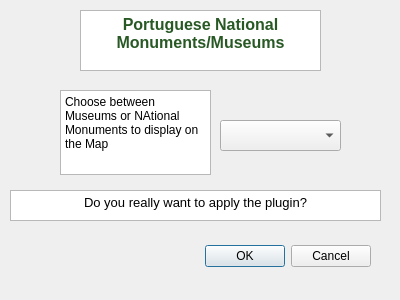
<?xml version="1.0" encoding="UTF-8"?>
<ui version="4.0">
 <class>NationalMonumentsPortugalDialogBase</class>
 <widget class="QDialog" name="NationalMonumentsPortugalDialogBase">
  <property name="geometry">
   <rect>
    <x>0</x>
    <y>0</y>
    <width>400</width>
    <height>300</height>
   </rect>
  </property>
  <property name="windowTitle">
   <string>National Monuments Portugal</string>
  </property>
  <widget class="QDialogButtonBox" name="buttonbox">
   <property name="geometry">
    <rect>
     <x>30</x>
     <y>240</y>
     <width>341</width>
     <height>32</height>
    </rect>
   </property>
   <property name="orientation">
    <enum>Qt::Horizontal</enum>
   </property>
   <property name="standardButtons">
    <set>QDialogButtonBox::Cancel|QDialogButtonBox::Ok</set>
   </property>
  </widget>
  <widget class="QTextEdit" name="textEdit">
   <property name="geometry">
    <rect>
     <x>10</x>
     <y>190</y>
     <width>371</width>
     <height>31</height>
    </rect>
   </property>
   <property name="html">
    <string>&lt;!DOCTYPE HTML PUBLIC &quot;-//W3C//DTD HTML 4.0//EN&quot; &quot;http://www.w3.org/TR/REC-html40/strict.dtd&quot;&gt;
&lt;html&gt;&lt;head&gt;&lt;meta name=&quot;qrichtext&quot; content=&quot;1&quot; /&gt;&lt;style type=&quot;text/css&quot;&gt;
p, li { white-space: pre-wrap; }
&lt;/style&gt;&lt;/head&gt;&lt;body style=&quot; font-family:'MS Shell Dlg 2'; font-size:7.8pt; font-weight:400; font-style:normal;&quot;&gt;
&lt;p align=&quot;center&quot; style=&quot; margin-top:0px; margin-bottom:0px; margin-left:0px; margin-right:0px; -qt-block-indent:0; text-indent:0px;&quot;&gt;&lt;span style=&quot; font-size:10pt;&quot;&gt;Do you really want to apply the plugin?&lt;/span&gt;&lt;/p&gt;&lt;/body&gt;&lt;/html&gt;</string>
   </property>
  </widget>
  <widget class="QTextEdit" name="textEdit_2">
   <property name="geometry">
    <rect>
     <x>80</x>
     <y>10</y>
     <width>241</width>
     <height>61</height>
    </rect>
   </property>
   <property name="html">
    <string>&lt;!DOCTYPE HTML PUBLIC &quot;-//W3C//DTD HTML 4.0//EN&quot; &quot;http://www.w3.org/TR/REC-html40/strict.dtd&quot;&gt;
&lt;html&gt;&lt;head&gt;&lt;meta name=&quot;qrichtext&quot; content=&quot;1&quot; /&gt;&lt;style type=&quot;text/css&quot;&gt;
p, li { white-space: pre-wrap; }
&lt;/style&gt;&lt;/head&gt;&lt;body style=&quot; font-family:'MS Shell Dlg 2'; font-size:7.8pt; font-weight:400; font-style:normal;&quot;&gt;
&lt;p align=&quot;center&quot; style=&quot; margin-top:0px; margin-bottom:0px; margin-left:0px; margin-right:0px; -qt-block-indent:0; text-indent:0px;&quot;&gt;&lt;span style=&quot; font-size:12pt; font-weight:600; color:#285925;&quot;&gt;Portuguese National Monuments/Museums&lt;/span&gt;&lt;/p&gt;&lt;/body&gt;&lt;/html&gt;</string>
   </property>
  </widget>
  <widget class="QComboBox" name="comboBox">
   <property name="geometry">
    <rect>
     <x>220</x>
     <y>120</y>
     <width>121</width>
     <height>31</height>
    </rect>
   </property>
  </widget>
  <widget class="QPlainTextEdit" name="plainTextEdit">
   <property name="geometry">
    <rect>
     <x>60</x>
     <y>90</y>
     <width>151</width>
     <height>85</height>
    </rect>
   </property>
   <property name="plainText">
    <string>Choose between Museums or NAtional Monuments to display on the Map</string>
   </property>
  </widget>
 </widget>
 <resources/>
 <connections>
  <connection>
   <sender>buttonbox</sender>
   <signal>accepted()</signal>
   <receiver>NationalMonumentsPortugalDialogBase</receiver>
   <slot>accept()</slot>
   <hints>
    <hint type="sourcelabel">
     <x>20</x>
     <y>20</y>
    </hint>
    <hint type="destinationlabel">
     <x>20</x>
     <y>20</y>
    </hint>
   </hints>
  </connection>
  <connection>
   <sender>buttonbox</sender>
   <signal>rejected()</signal>
   <receiver>NationalMonumentsPortugalDialogBase</receiver>
   <slot>reject()</slot>
   <hints>
    <hint type="sourcelabel">
     <x>20</x>
     <y>20</y>
    </hint>
    <hint type="destinationlabel">
     <x>20</x>
     <y>20</y>
    </hint>
   </hints>
  </connection>
 </connections>
</ui>
